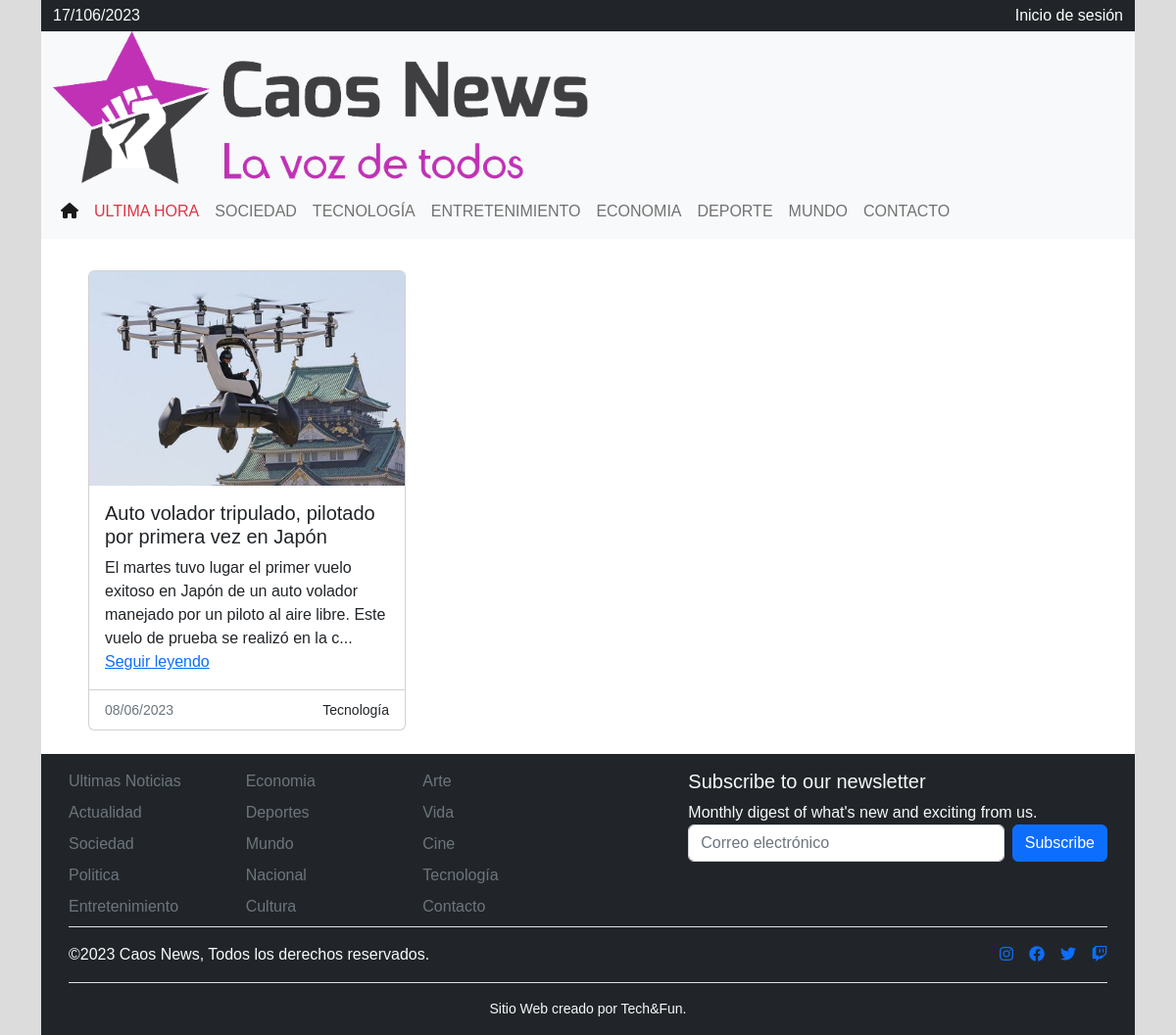
/noticias/Tecnología/, run on the app's committed database.
### CaosNewsApp/models.py (models this page shows, shortened)
class Noticia(models.Model):
    id_noticia  = models.AutoField(db_column='id_noticia', primary_key=True)
    titulo_noticia = models.CharField(max_length=100, blank=False, null=False)
    cuerpo_noticia = models.TextField(blank=False, null=False, default='')
    id_categoria = models.ForeignKey('Categoria',on_delete=models.CASCADE, db_column='id_categoria')
    activo = models.BooleanField(("Activo"), default=True)
    imagen = models.ImageField(upload_to='news', null=True, blank=True)
    fecha_creacion = models.DateTimeField(auto_now_add=True)
    fecha_modificacion = models.DateTimeField(auto_now=True)
    id_usuario = models.ForeignKey(settings.AUTH_USER_MODEL, on_delete=models.CASCADE, db_column='id_usuario')

class Categoria(models.Model):
    id_categoria = models.AutoField(db_column='id_categoria', primary_key=True)
    nombre_categoria = models.CharField(max_length=20, blank=False, null=False)
    def __str__(self):
        return str(self.nombre_categoria)

### CaosNewsApp/views.py (the view)
# urls.py: path('noticias/<str:categoria>/', views.noticias, name='noticias'),
def noticias(request, categoria):
    if categoria == 'Ultima Hora':
        noticias = Noticia.objects.order_by('-fecha_creacion')[:10]
    else:
        noticias = Noticia.objects.filter(id_categoria__nombre_categoria=categoria).order_by('-fecha_creacion')
    context={"noticias":noticias, "categoria": categoria}
    return render(request, 'noticia.html', context)

### CaosNewsApp/templates/noticia.html (shortened to what this page needs)
{% extends './index.html' %}
{% load static %}
{% block body %}
<main class="p-4 px-5">
    <div class="row">
        <div class="col">
        </div>
    </div>
    <div class="row row-cols-1 row-cols-md-3 g-4">
        {% for noticia in noticias %}
            {% if noticia.activo %}
                <div class="col">
                    <div class="card h-100">
                        <a href="{% url 'noticia_detalle' noticia.id_noticia %}">
                            <img src="{{ noticia.imagen.url }}" class="card-img-top" alt="{{ noticia.titulo_noticia }}">
                        </a>
                        <div class="card-body">
                            <h5 class="card-title">{{ noticia.titulo_noticia }}</h5>
                            <p class="card-text">
                                {% if noticia.cuerpo_noticia|length > 150 %}
                                    {{ noticia.cuerpo_noticia|slice:":150" }}... <a href="{% url 'noticia_detalle' noticia.id_noticia %}">Seguir leyendo</a>
                                {% else %}
                                    {{ noticia.cuerpo_noticia }}
                                {% endif %}
                            </p>
                            </div>
                            <div class="card-footer bg-transparent">
                            <div class="row">
                                <div class="col"><small class="text-muted">{{ noticia.fecha_creacion|date:"d/m/Y" }}</small></div>
                                <div class="col-auto text-end"><small>{{ noticia.id_categoria }}</small></div>
                            </div>
                        </div>
                    </div>
                </div>
            {% endif %}
        {% endfor %}
    </div>
    </main>
{% endblock %}

### data on the page
Noticia: imagen (picture), titulo_noticia "Auto volador tripulado, pilotado por primera vez en Japón", cuerpo_noticia "El martes tuvo lugar el primer vuelo exitoso en Japón de un auto volador manejado por un piloto al aire libre. Este vuelo de prueba se realizó en la c", fecha_creacion "08/06/2023", id_categoria "Tecnología"
